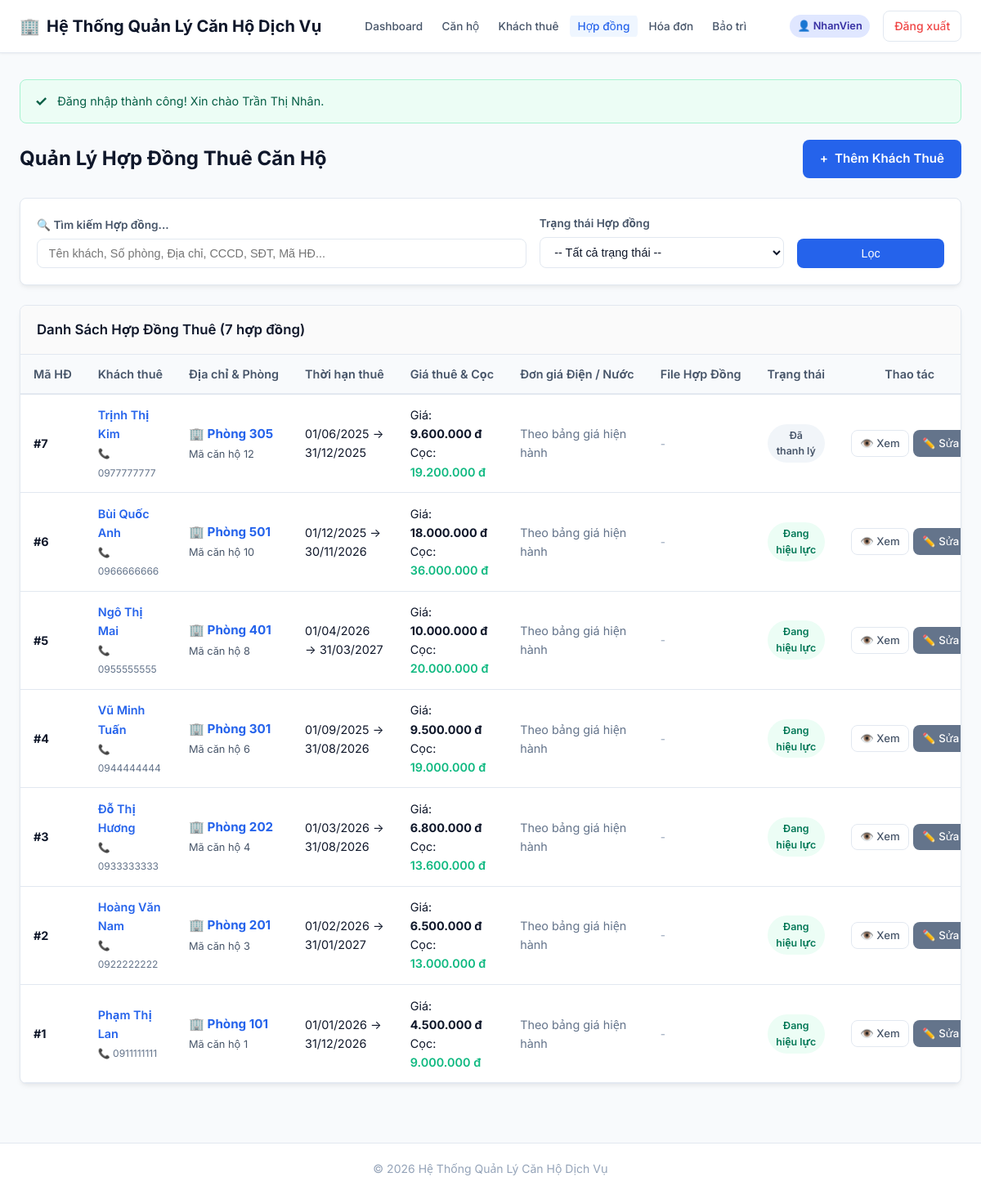
The page /QuanLyCanHo-Web/user/hop-dong/index.php (signed in) on the database its author committed.
### tables this page shows
CREATE TABLE HopDong (
    MaHopDong        INT AUTO_INCREMENT PRIMARY KEY,
    MaCanHo          INT NOT NULL,
    MaKhach          INT NOT NULL,
    MaNV             INT NULL,                  
    NgayBatDau       DATE NOT NULL,
    NgayKetThuc      DATE NOT NULL,
    GiaThueThoaThuan DECIMAL(18,2) NOT NULL,
    TienCoc          DECIMAL(18,2) NOT NULL,
    TrangThai        VARCHAR(30) NOT NULL DEFAULT 'Đang hiệu lực',
    GhiChu           VARCHAR(255) NULL,
    CHECK (TrangThai IN ('Đang hiệu lực','Đã thanh lý','Hết hạn')),
    CHECK (NgayKetThuc > NgayBatDau),
    FOREIGN KEY (MaCanHo) REFERENCES CanHo(MaCanHo),
    FOREIGN KEY (MaKhach) REFERENCES KhachThue(MaKhach),
    FOREIGN KEY (MaNV) REFERENCES NhanVien(MaNV)
);

CREATE TABLE KhachThue (
    MaKhach           INT AUTO_INCREMENT PRIMARY KEY,
    HoTen             VARCHAR(100) NOT NULL,
    CCCD              VARCHAR(12)  NOT NULL UNIQUE,
    NgaySinh          DATE         NOT NULL,
    GioiTinh          VARCHAR(10)  NOT NULL,
    SoDienThoai       VARCHAR(15)  NOT NULL,
    Email             VARCHAR(100) NULL,
    DiaChiThuongTru   VARCHAR(255) NULL
);

CREATE TABLE CanHo (
    MaCanHo     INT AUTO_INCREMENT PRIMARY KEY,
    SoPhong     VARCHAR(20)    NOT NULL UNIQUE,
    MaLoai      INT            NOT NULL,
    DienTich    FLOAT          NOT NULL,
    GiaThue     DECIMAL(18,2)  NOT NULL,
    TrangThai   VARCHAR(20)    NOT NULL DEFAULT 'Trống',
    MoTa        VARCHAR(255)   NULL,
    CHECK (TrangThai IN ('Trống','Đang thuê','Bảo trì')),
    FOREIGN KEY (MaLoai) REFERENCES LoaiCanHo(MaLoai)
);

### QuanLyCanHo-Web/user/hop-dong/index.php (called while the page is built, shortened)
<?php
require_once __DIR__ . '/../../admin/hop-dong/index.php';

### QuanLyCanHo-Web/auth/guard.php (called while the page is built, shortened)
<?php
function currentUserRole(): string
{
    return $_SESSION['VaiTro'] ?? '';
}

### QuanLyCanHo-Web/admin/hop-dong/index.php (the view, shortened to what this page needs)
<?php
require_once __DIR__ . '/../../includes/header.php';
$pdo = require __DIR__ . '/../../config/database.php';
$keyword = trim($_GET['keyword'] ?? '');
$page = max(1, (int)($_GET['page'] ?? 1));
$perPage = 10;
$offset = ($page - 1) * $perPage;
$whereClauses = [];
$params = [];
$whereSql = (!empty($whereClauses)) ? 'WHERE ' . implode(' AND ', $whereClauses) : '';
$countSql = "SELECT COUNT(*)
             FROM HopDong hp
             JOIN CanHo ch ON hp.MaCanHo = ch.MaCanHo
             JOIN KhachThue kt ON hp.MaKhach = kt.MaKhach
             $whereSql";
$countStmt = $pdo->prepare($countSql);
$countStmt->execute($params);
$totalRows = (int)$countStmt->fetchColumn();
$sql = "SELECT hp.*, ch.SoPhong, ch.DienTich, kt.HoTen AS TenKhach, kt.SoDienThoai, kt.CCCD, nv.HoTen AS TenNhanVien
        FROM HopDong hp
        JOIN CanHo ch ON hp.MaCanHo = ch.MaCanHo
        JOIN KhachThue kt ON hp.MaKhach = kt.MaKhach
        LEFT JOIN NhanVien nv ON hp.MaNV = nv.MaNV
        $whereSql
        ORDER BY hp.MaHopDong DESC
        LIMIT $perPage OFFSET $offset";
$stmt = $pdo->prepare($sql);
$stmt->execute($params);
$contracts = $stmt->fetchAll();
$role = currentUserRole();
$baseUrl = url(($role === 'Admin') ? '/admin/hop-dong' : '/user/hop-dong');
$khachThueUrl = url(($role === 'Admin') ? '/admin/khach-thue' : '/user/khach-thue');
?>
<div class="page-header">
    <div>
        <h1 class="page-title">Quản Lý Hợp Đồng Thuê Căn Hộ</h1>
    </div>
    <div>
        <a href="<?= $baseUrl ?>/create.php" class="btn btn-primary" style="font-weight: 600; font-size: 0.95rem; padding: 0.65rem 1.25rem;">
            <span>+</span> Thêm Khách Thuê
        </a>
    </div>
</div>
<div class="filter-card mb-3">
    <form method="GET" action="" class="filter-form" style="display: flex; flex-wrap: wrap; gap: 1rem; align-items: flex-end;">
        <div class="filter-group" style="flex: 2; min-width: 260px;">
            <label for="keyword" style="font-weight: 600; font-size: 0.85rem;">🔍 Tìm kiếm Hợp đồng...</label>
            <input type="text"
                   id="keyword"
                   name="keyword"
                   class="form-control"
                   placeholder="Tên khách, Số phòng, Địa chỉ, CCCD, SĐT, Mã HĐ..."
                   value="<?= e($keyword) ?>">
        </div>
        <div class="filter-group" style="flex: 1; min-width: 180px;">
            <label for="trang_thai" style="font-weight: 600; font-size: 0.85rem;">Trạng thái Hợp đồng</label>
            <select id="trang_thai" name="trang_thai" class="form-control" onchange="this.form.submit()">
                <option value="">-- Tất cả trạng thái --</option>
            </select>
        </div>
        <div class="filter-group" style="flex: 0 0 auto; display: flex; gap: 0.5rem;">
            <button type="submit" class="btn btn-primary">Lọc</button>
        </div>
    </form>
</div>
<div class="card">
    <div class="card-header">
        <h3>Danh Sách Hợp Đồng Thuê (<?= $totalRows ?> hợp đồng)</h3>
    </div>
    <div class="card-body" style="padding: 0;">
        <?php if (empty($contracts)): ?>
            <div class="empty-state">
                <p>Không tìm thấy hợp đồng nào phù hợp điều kiện.</p>
            </div>
        <?php else: ?>
            <div class="table-responsive">
                <table class="table">
                    <thead>
                        <tr>
                            <th>Mã HĐ</th>
                            <th>Khách thuê</th>
                            <th>Địa chỉ & Phòng</th>
                            <th>Thời hạn thuê</th>
                            <th>Giá thuê & Cọc</th>
                            <th>Đơn giá Điện / Nước</th>
                            <th>File Hợp Đồng</th>
                            <th>Trạng thái</th>
                            <th class="text-center">Thao tác</th>
                        </tr>
                    </thead>
                    <tbody>
                        <?php foreach ($contracts as $item): ?>
                            <tr>
                                <td><strong>#<?= e((string)$item['MaHopDong']) ?></strong></td>
                                <td>
                                    <a href="<?= $khachThueUrl ?>/detail.php?id=<?= $item['MaKhach'] ?>" style="font-weight: 600; color: var(--primary-color);">
                                        <?= e($item['TenKhach']) ?>
                                    </a>
                                    <br>
                                    <small style="color: #64748b;">📞 <?= e($item['SoDienThoai']) ?></small>
                                </td>
                                <td>
                                    <span style="font-weight: 700; color: var(--primary-color); font-size: 0.95rem;">
                                        🏢 Phòng <?= e($item['SoPhong'] ?? ('#' . $item['MaCanHo'])) ?>
                                    </span>
                                    <br>
                                    <small style="color: #475569; font-size: 0.8rem;">Mã căn hộ <?= e((string)$item['MaCanHo']) ?></small>
                                </td>
                                <td>
                                    <?= formatDate($item['NgayBatDau']) ?> → <?= formatDate($item['NgayKetThuc']) ?>
                                </td>
                                <td>
                                    Giá: <strong><?= formatMoney($item['GiaThueThoaThuan']) ?></strong><br>
                                    Cọc: <span style="color: var(--success-color); font-weight: 600;"><?= formatMoney($item['TienCoc']) ?></span>
                                </td>
                                <td>
                                    <span style="color: #64748b;">Theo bảng giá hiện hành</span>
                                </td>
                                <td>
                                    <span style="color: #94a3b8; font-size: 0.85rem;">-</span>
                                </td>
                                <td><?= renderStatusBadge($item['TrangThai']) ?></td>
                                <td class="text-center">
                                    <div class="actions-cell" style="justify-content: center; gap: 0.3rem;">
                                        <a href="<?= $baseUrl ?>/detail.php?id=<?= $item['MaHopDong'] ?>" class="btn btn-sm btn-outline" title="Chi tiết hợp đồng">
                                            👁️ Xem
                                        </a>
                                        <a href="<?= $baseUrl ?>/edit.php?id=<?= $item['MaHopDong'] ?>" class="btn btn-sm btn-secondary" title="Sửa hợp đồng">
                                            ✏️ Sửa
                                        </a>
                                    </div>
                                </td>
                            </tr>
                        <?php endforeach; ?>
                    </tbody>
                </table>
            </div>
        <?php endif; ?>
    </div>
</div>
<?php require_once __DIR__ . '/../../includes/footer.php'; ?>

### QuanLyCanHo-Web/includes/functions.php (shortened to what this page needs)
<?php
function e(?string $value): string
{
    return htmlspecialchars((string)($value ?? ''), ENT_QUOTES, 'UTF-8');
}
function formatMoney($amount): string
{
    return number_format((float)$amount, 0, ',', '.') . ' đ';
}
function formatDate(?string $dateStr): string
{
    $timestamp = strtotime($dateStr);
    return date('d/m/Y', $timestamp);
}
function renderStatusBadge(string $status): string
{
    $classMap = [
        'Đã tiếp nhận'   => 'badge-info',
        'Đang xử lý'     => 'badge-warning',
        'Hoàn thành'      => 'badge-success',
        'Đang hiệu lực'   => 'badge-success',
        'Sắp hết hạn'    => 'badge-warning',
        'Hết hạn'         => 'badge-danger',
        'Đã thanh lý'     => 'badge-secondary',
        'Chưa check-in'   => 'badge-warning',
        'Đã check-out'    => 'badge-secondary',
        'Trống'           => 'badge-success',
        'Đang thuê'       => 'badge-success',
        'Đã trả phòng'   => 'badge-secondary',
        'Chưa thuê'       => 'badge-warning',
        'Bảo trì'         => 'badge-warning',
    ];
    $badgeClass = $classMap[$status] ?? 'badge-secondary';
    return sprintf('<span class="badge %s">%s</span>', e($badgeClass), e($status));
}
function url(string $path = ''): string
{
    $path = '/' . ltrim($path, '/');
    $scriptName = str_replace('\\', '/', $_SERVER['SCRIPT_NAME'] ?? '');
    $projectFolder = '/QuanLyCanHo-Web';
    $projectPosition = strpos($scriptName, $projectFolder);
    if ($projectPosition !== false && !str_starts_with($path, $projectFolder)) {
        $basePath = substr($scriptName, 0, $projectPosition + strlen($projectFolder));
        return $basePath . $path;
    }
    return $path;
}

### QuanLyCanHo-Web/assets/css/style.css (style rules this page uses)
:root { --primary-color: #2563eb; --primary-hover: #1d4ed8; --primary-light: #eff6ff; --secondary-color: #64748b; --secondary-hover: #475569; --success-color: #10b981; --success-light: #ecfdf5; --warning-color: #f59e0b; --warning-light: #fffbeb; --danger-color: #ef4444; --danger-light: #fef2f2; --info-color: #06b6d4; --info-light: #ecfeff; --bg-main: #f8fafc; --bg-surface: #ffffff; --text-primary: #0f172a; --text-secondary: #475569; --text-muted: #94a3b8; --border-color: #e2e8f0; --border-radius: 8px; --box-shadow: 0 4px 6px -1px rgba(0, 0, 0, 0.05), 0 2px 4px -1px rgba(0, 0, 0, 0.03); --transition: all 0.2s ease-in-out; }
* { box-sizing: border-box; margin: 0; padding: 0; }
body { font-family: 'Inter', system-ui, -apple-system, BlinkMacSystemFont, 'Segoe UI', Roboto, Oxygen, Ubuntu, Cantarell, sans-serif; background-color: var(--bg-main); color: var(--text-primary); line-height: 1.6; display: flex; flex-direction: column; min-height: 100vh; }
a { color: var(--primary-color); text-decoration: none; transition: var(--transition); }
.page-header { display: flex; justify-content: space-between; align-items: center; margin-bottom: 1.5rem; flex-wrap: wrap; gap: 1rem; }
.page-title { font-size: 1.5rem; font-weight: 700; color: var(--text-primary); }
.btn { display: inline-flex; align-items: center; justify-content: center; gap: 0.5rem; padding: 0.55rem 1.1rem; font-size: 0.9rem; font-weight: 500; border-radius: var(--border-radius); border: 1px solid transparent; cursor: pointer; transition: var(--transition); text-align: center; white-space: nowrap; }
.btn-sm { padding: 0.3rem 0.65rem; font-size: 0.825rem; }
.btn-primary { background-color: var(--primary-color); color: white; }
.btn-secondary { background-color: var(--secondary-color); color: white; }
.btn-outline { background-color: transparent; border-color: var(--border-color); color: var(--text-secondary); }
.filter-card { background-color: var(--bg-surface); border-radius: var(--border-radius); padding: 1.25rem; margin-bottom: 1.5rem; border: 1px solid var(--border-color); box-shadow: var(--box-shadow); }
.filter-form { display: flex; flex-wrap: wrap; gap: 1rem; align-items: flex-end; }
.filter-group { display: flex; flex-direction: column; gap: 0.35rem; flex: 1; min-width: 180px; }
.filter-group label { font-size: 0.825rem; font-weight: 600; color: var(--text-secondary); }
.form-control { padding: 0.55rem 0.85rem; font-size: 0.9rem; border: 1px solid var(--border-color); border-radius: var(--border-radius); background-color: #fff; color: var(--text-primary); width: 100%; outline: none; transition: var(--transition); }
.card { background-color: var(--bg-surface); border-radius: var(--border-radius); border: 1px solid var(--border-color); box-shadow: var(--box-shadow); margin-bottom: 1.5rem; overflow: hidden; }
.card-header { padding: 1rem 1.25rem; border-bottom: 1px solid var(--border-color); background-color: #fafafa; display: flex; justify-content: space-between; align-items: center; }
.card-header h3 { font-size: 1.05rem; font-weight: 600; color: var(--text-primary); }
.card-body { padding: 1.25rem; }
.table-responsive { overflow-x: auto; }
.table { width: 100%; border-collapse: collapse; font-size: 0.9rem; text-align: left; }
.table th { background-color: #f8fafc; color: var(--text-secondary); font-weight: 600; padding: 0.75rem 1rem; border-bottom: 2px solid var(--border-color); white-space: nowrap; }
.table td { padding: 0.85rem 1rem; border-bottom: 1px solid var(--border-color); vertical-align: middle; }
.actions-cell { display: flex; gap: 0.4rem; white-space: nowrap; }
.badge { display: inline-block; padding: 0.25rem 0.55rem; font-size: 0.775rem; font-weight: 600; border-radius: 9999px; text-align: center; }
.badge-success { background-color: var(--success-light); color: #047857; }
.badge-secondary { background-color: #f1f5f9; color: #475569; }
.text-center { text-align: center; }
.mb-3 { margin-bottom: 1.5rem; }

### rows shown on the page
hopdong: MaHopDong "7", MaKhach.HoTen "Trịnh Thị Kim", MaKhach.SoDienThoai "0977777777", MaCanHo.SoPhong "305", MaCanHo "12", NgayBatDau "01/06/2025", NgayKetThuc "31/12/2025", GiaThueThoaThuan "9.600.000 đ", TienCoc "19.200.000 đ", TrangThai "Đã thanh lý"
hopdong: MaHopDong "6", MaKhach.HoTen "Bùi Quốc Anh", MaKhach.SoDienThoai "0966666666", MaCanHo.SoPhong "501", MaCanHo "10", NgayBatDau "01/12/2025", NgayKetThuc "30/11/2026", GiaThueThoaThuan "18.000.000 đ", TienCoc "36.000.000 đ", TrangThai "Đang hiệu lực"
hopdong: MaHopDong "5", MaKhach.HoTen "Ngô Thị Mai", MaKhach.SoDienThoai "0955555555", MaCanHo.SoPhong "401", MaCanHo "8", NgayBatDau "01/04/2026", NgayKetThuc "31/03/2027", GiaThueThoaThuan "10.000.000 đ", TienCoc "20.000.000 đ", TrangThai "Đang hiệu lực"
hopdong: MaHopDong "4", MaKhach.HoTen "Vũ Minh Tuấn", MaKhach.SoDienThoai "0944444444", MaCanHo.SoPhong "301", MaCanHo "6", NgayBatDau "01/09/2025", NgayKetThuc "31/08/2026", GiaThueThoaThuan "9.500.000 đ", TienCoc "19.000.000 đ", TrangThai "Đang hiệu lực"
hopdong: MaHopDong "3", MaKhach.HoTen "Đỗ Thị Hương", MaKhach.SoDienThoai "0933333333", MaCanHo.SoPhong "202", MaCanHo "4", NgayBatDau "01/03/2026", NgayKetThuc "31/08/2026", GiaThueThoaThuan "6.800.000 đ", TienCoc "13.600.000 đ", TrangThai "Đang hiệu lực"
hopdong: MaHopDong "2", MaKhach.HoTen "Hoàng Văn Nam", MaKhach.SoDienThoai "0922222222", MaCanHo.SoPhong "201", MaCanHo "3", NgayBatDau "01/02/2026", NgayKetThuc "31/01/2027", GiaThueThoaThuan "6.500.000 đ", TienCoc "13.000.000 đ", TrangThai "Đang hiệu lực"
hopdong: MaHopDong "1", MaKhach.HoTen "Phạm Thị Lan", MaKhach.SoDienThoai "0911111111", MaCanHo.SoPhong "101", MaCanHo "1", NgayBatDau "01/01/2026", NgayKetThuc "31/12/2026", GiaThueThoaThuan "4.500.000 đ", TienCoc "9.000.000 đ", TrangThai "Đang hiệu lực"

### other values the page prints
$item['label'] "Dashboard"
$item['label'] "Căn hộ"
$item['label'] "Khách thuê"
$item['label'] "Hợp đồng"
$item['label'] "Hóa đơn"
$item['label'] "Bảo trì"
$vaiTro ?: ($_SESSION['HoTenKhach'] ?? 'Khách hàng') "NhanVien"
$flashSuccess "Đăng nhập thành công! Xin chào Trần Thị Nhân."
$totalRows "7"
